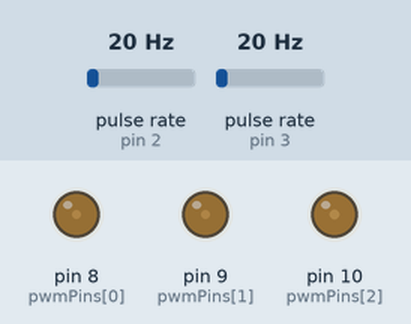
The sketch below on a simulated Arduino Mega 2560, built with avr-gcc and run on an emulated ATmega2560. Parts: output pins drawn as LEDs (lit = HIGH). Wiring (inferred from the names in the program): 2 × pulse sensor: data pin 2 / data pin 3. The inputs (shaded band) are chosen by the test bench; at power-on: pulse rate (sensors on pin 2, pin 3) 20 Hz.

Above: at 1.4 s.
1.5 s: pulse rate (sensor on pin 2) set to 4 Hz
4.5 s: pulse rate (sensor on pin 2) set to 50 Hz
At 6.4 s:
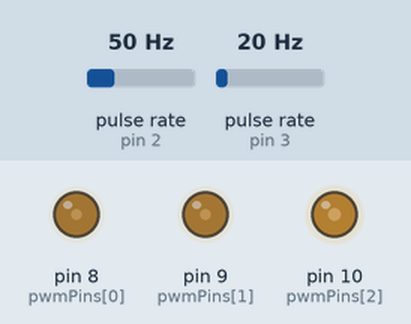
7.5 s: pulse rate (sensor on pin 3) set to 50 Hz
10.5 s: pulse rate (sensor on pin 3) set to 4 Hz
At 11.4 s:
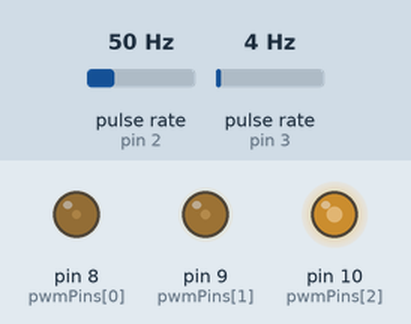
15.5 s: pulse rate (sensor on pin 3) set to 100 Hz
At 16.4 s:
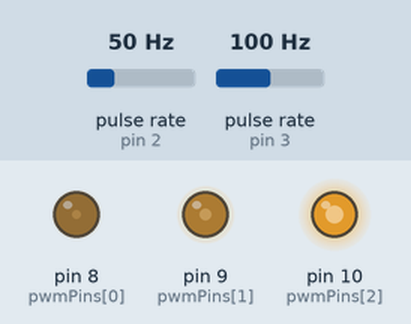
Timing chart, 0 to 19.5 s (numbered marks = the images above; inputs shaded):
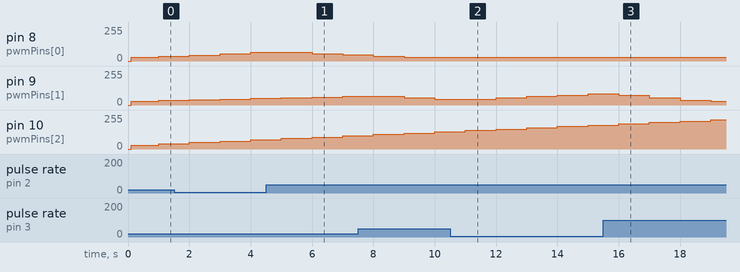

The sketch:

slave_2.ino
```cpp
#include <PMS.h>
#include <Wire.h>

#define SLAVE_ADDRESS 0x58

// Register addresses
#define WRITE_REGISTER 0x01
#define READ_REGISTER 0x02
#define START_SIGNAL 0xA0
#define GET_FEEDBACK 0xA1

char con_data[64];

const uint8_t pwmPins[] = {8, 9, 10};
const uint8_t tachPins[] = {2, 3, 4};
const uint8_t fanCount = 3;

volatile int tachCounters[fanCount] = {0, 0, 0};
unsigned long previousMillis = 0;
const long interval = 1000;

int targetRPMs[fanCount] = {900, 900, 900};
int currentPWMs[fanCount] = {30, 30, 30};
bool targetReached[fanCount] = {true, true, true};

const int minPWM = 30;

PMS pms1(Serial1);
PMS::DATA data1;

PMS pms2(Serial2);
PMS::DATA data2;

PMS pms3(Serial3);
PMS::DATA data3;

bool startReceived = false;
bool getFeedback = false;

uint8_t d1, d2, d3;
char real_RPM[fanCount][64];
uint8_t save_f = 0;

void setup() {
  Wire.begin(SLAVE_ADDRESS);
  Wire.onRequest(requestEvent);
  Wire.onReceive(receiveEvent);

  delay(100);

  for (int i = 0; i < fanCount; i++) {
    pinMode(tachPins[i], INPUT_PULLUP);
    pinMode(pwmPins[i], OUTPUT);
    analogWrite(pwmPins[i], minPWM);
  }

  attachInterrupt(digitalPinToInterrupt(tachPins[0]), tachCounterISR0, FALLING);
  attachInterrupt(digitalPinToInterrupt(tachPins[1]), tachCounterISR1, FALLING);
  attachInterrupt(digitalPinToInterrupt(tachPins[2]), tachCounterISR2, FALLING);

  Serial.begin(9600);
  Serial1.begin(9600);
  Serial2.begin(9600);
  Serial3.begin(9600);

  delay(100);

  pms1.passiveMode();
  pms2.passiveMode();
  pms3.passiveMode();
}

void loop() {
  unsigned long currentMillis = millis();
  if (currentMillis - previousMillis >= interval) {
    previousMillis = currentMillis;

    for (int i = 0; i < fanCount; i++) {
      int realRPM = (tachCounters[i] * 60) / 2;
      tachCounters[i] = 0;

      int error = targetRPMs[i] - realRPM;
      int pwmStep = 0;

      if (abs(error) > 1000) {
        pwmStep = 20;
      } else if (abs(error) > 450) {
        pwmStep = 10;
      } else if (abs(error) > 200) {
        pwmStep = 5;
      } else if (abs(error) > 30) {
        pwmStep = 1;
      }

      if (pwmStep > 0) {
        currentPWMs[i] += (error > 0) ? pwmStep : -pwmStep;
        currentPWMs[i] = constrain(currentPWMs[i], minPWM, 255);
        analogWrite(pwmPins[i], currentPWMs[i]);
      }

      if (abs(error) <= 100 && !targetReached[i]) {
        snprintf(real_RPM[i], sizeof(real_RPM[i]), "M1_P%d_%d", i + 1, realRPM);
        targetReached[i] = true;
      }
    }
  }
}

void receiveEvent(int howMany) {
    int registerAddress = Wire.read();

    if (registerAddress == WRITE_REGISTER) {
        char buffer[32];
        int index = 0;

        while (Wire.available() > 0 && index < sizeof(buffer) - 1) {
            buffer[index++] = Wire.read();
        }
        buffer[index] = '\0';

        String receivedString = String(buffer);
        Serial.print("received: ");
        Serial.println(receivedString);

        int fanIndex = receivedString.substring(4, 5).toInt() - 1;
        int fanSpeed = receivedString.substring(6).toInt();
        if (fanIndex >= 0 && fanIndex < fanCount) {
            targetRPMs[fanIndex] = fanSpeed;
            save_f = fanIndex;
            targetReached[fanIndex] = false;
        }
    }
    else if (registerAddress == READ_REGISTER && Wire.available() > 0) {
        int signal = Wire.read();
        if (signal == START_SIGNAL) {
            startReceived = true;
        } else if (signal == GET_FEEDBACK) {
            getFeedback = true;
        }
    }
}

void requestEvent() {
    static unsigned long lastRequestTime = 0;
    unsigned long currentMillis = millis();

    if (currentMillis - lastRequestTime > 10) {
        lastRequestTime = currentMillis;

        if (startReceived) {
            startReceived = false;

            pms1.requestRead();
            pms2.requestRead();
            pms3.requestRead();

            if (pms1.readUntil(data1)) {
                d1 = data1.PM_AE_UG_2_5;
            }

            if (pms2.readUntil(data2)) {
                d2 = data2.PM_AE_UG_2_5;
            }

            if (pms3.readUntil(data3)) {
                d3 = data3.PM_AE_UG_2_5;
            }

            snprintf(con_data, sizeof(con_data), "%d,%d,%d,%d,%d,%d", targetRPMs[0], targetRPMs[1], targetRPMs[2], d1, d2, d3);

            Wire.write((uint8_t*)con_data, strlen(con_data) + 1);
            Serial.println(con_data);
        }

        else if (getFeedback) {
            Wire.write((uint8_t*)real_RPM[save_f], strlen(real_RPM[save_f]) + 1);
            Serial.println(real_RPM[save_f]);
        }
    }
}

void tachCounterISR0() {
  tachCounters[0]++;
}

void tachCounterISR1() {
  tachCounters[1]++;
}

void tachCounterISR2() {
  tachCounters[2]++;
}
```
